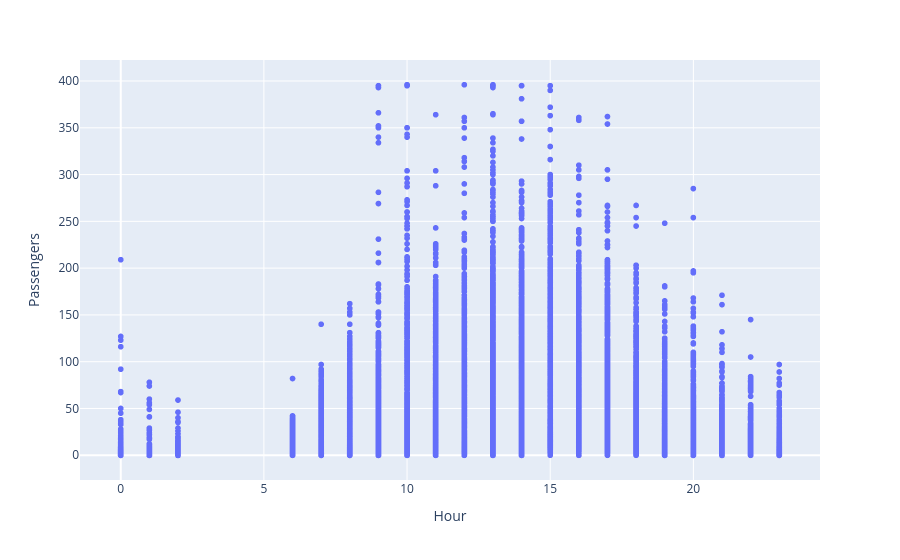

The cell this chart's notebook holds for it:
### Code cell
fig = px.scatter(df, x="Hour", y="Passengers", hover_data="Date")
fig.show()

### Figure 1 — Plotly figure (JSON) as saved in the notebook; plotly's stock layout.template omitted (floating-point values rounded to 4 significant figures; data arrays with more than 128 entries replaced by an {"elided": "..."} marker saying what was removed)
{"data": [{"customdata": {"elided": "17318x1 str values"}, "hovertemplate": "Hour=%{x}<br>Passengers=%{y}<br>Date=%{customdata[0]}<extra></extra>", "legendgroup": "", "marker": {"color": "#636efa", "symbol": "circle"}, "mode": "markers", "name": "", "showlegend": false, "type": "scattergl", "x": {"elided": "17318 int values"}, "xaxis": "x", "y": {"elided": "17318 int values"}, "yaxis": "y"}], "layout": {"legend": {"tracegroupgap": 0}, "margin": {"t": 60}, "xaxis": {"anchor": "y", "domain": [0, 1], "title": {"text": "Hour"}}, "yaxis": {"anchor": "x", "domain": [0, 1], "title": {"text": "Passengers"}}}}
